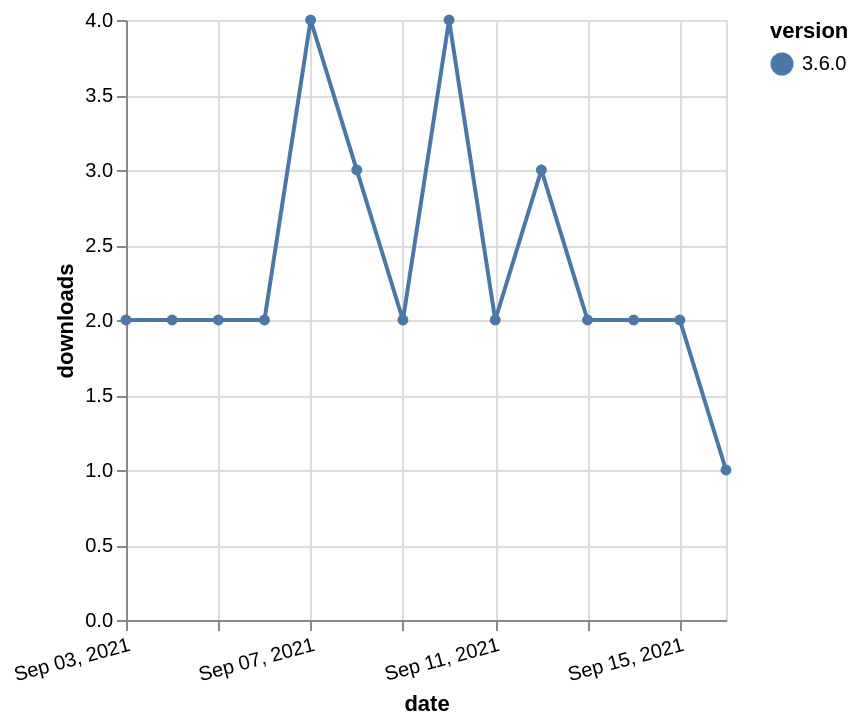

Write a Vega-Lite specification for this figure.
### Vega-Lite specification from a JSON file in a GitHub repository (floating-point values rounded to 4 significant figures)
{"$schema": "https://vega.github.io/schema/vega-lite/v5.json", "description": "A simple bar chart with embedded data.", "data": {"values": [{"date": "2021-09-03", "total": 317, "delta": 2, "version": "3.6.0"}, {"date": "2021-09-04", "total": 319, "delta": 2, "version": "3.6.0"}, {"date": "2021-09-05", "total": 321, "delta": 2, "version": "3.6.0"}, {"date": "2021-09-06", "total": 323, "delta": 2, "version": "3.6.0"}, {"date": "2021-09-07", "total": 327, "delta": 4, "version": "3.6.0"}, {"date": "2021-09-08", "total": 330, "delta": 3, "version": "3.6.0"}, {"date": "2021-09-09", "total": 332, "delta": 2, "version": "3.6.0"}, {"date": "2021-09-10", "total": 336, "delta": 4, "version": "3.6.0"}, {"date": "2021-09-11", "total": 338, "delta": 2, "version": "3.6.0"}, {"date": "2021-09-12", "total": 341, "delta": 3, "version": "3.6.0"}, {"date": "2021-09-13", "total": 343, "delta": 2, "version": "3.6.0"}, {"date": "2021-09-14", "total": 345, "delta": 2, "version": "3.6.0"}, {"date": "2021-09-15", "total": 347, "delta": 2, "version": "3.6.0"}, {"date": "2021-09-16", "total": 348, "delta": 1, "version": "3.6.0"}]}, "width": "container", "mark": {"type": "line", "point": {"filled": true}}, "encoding": {"x": {"field": "date", "type": "temporal", "timeUnit": "yearmonthdate", "title": "date", "axis": {"labelAngle": -15}}, "y": {"field": "delta", "type": "quantitative", "title": "downloads"}, "color": {"field": "version", "type": "nominal"}, "tooltip": {"field": "delta"}}}
